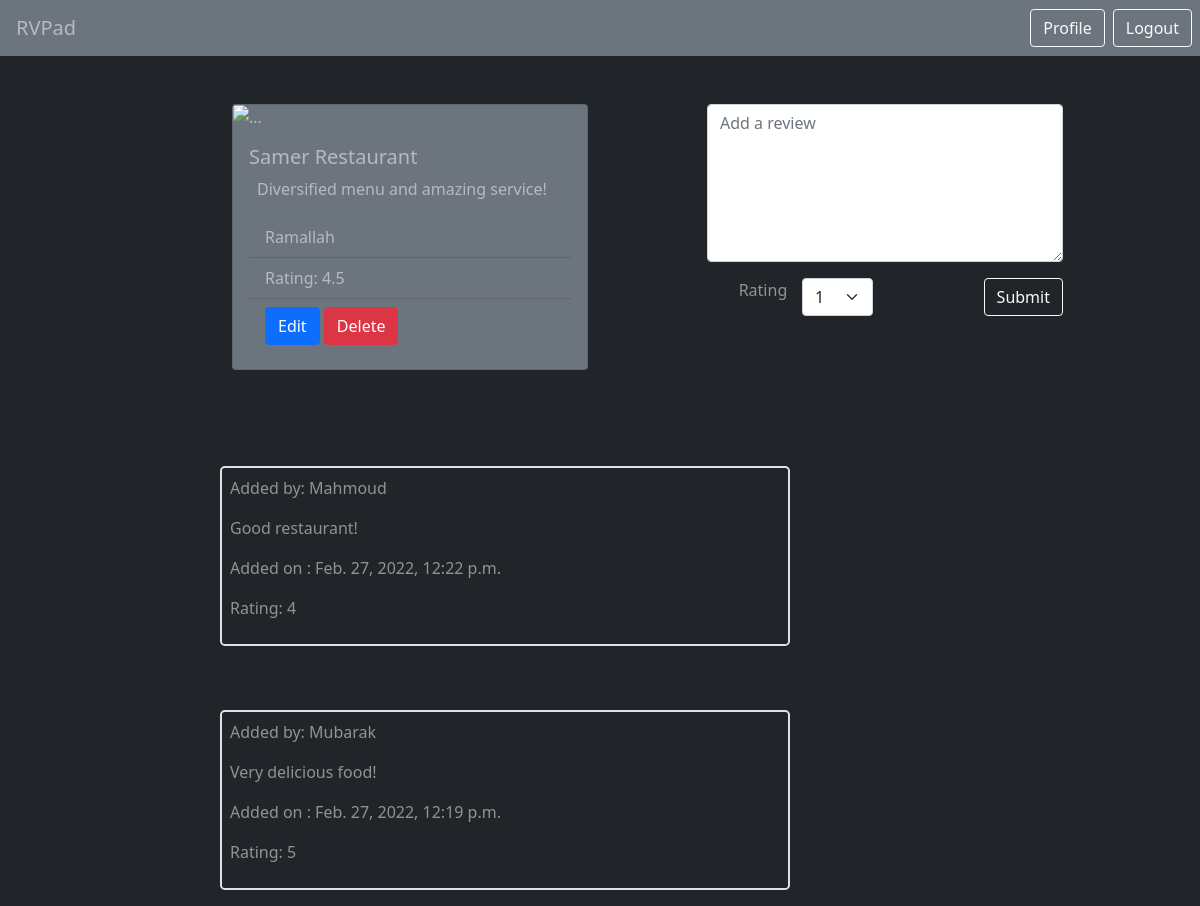
The page /rvpad/restaurants/16 (signed in) on the database its author committed.
### rvpad_app/models.py (models this page shows, shortened)
class Restaurant(models.Model):
    name = models.CharField(max_length=255)
    description = models.TextField()
    location = models.CharField(max_length=255)
    image = CloudinaryField('image')
    posted_by = models.ForeignKey(
        User, related_name="restaurants", on_delete=models.CASCADE)
    created_at = models.DateTimeField(auto_now_add=True)
    updated_at = models.DateTimeField(auto_now=True)
    objects = RestaurantManager()

class Review(models.Model):
    text = models.TextField()
    rating = models.IntegerField()
    posted_by = models.ForeignKey(
        User, related_name="reviews", on_delete=models.CASCADE)
    reviewed_restaurant = models.ForeignKey(
        Restaurant, related_name="reviews", on_delete=models.CASCADE)
    created_at = models.DateTimeField(auto_now_add=True)
    updated_at = models.DateTimeField(auto_now=True)

### login_registration_app/models.py (models this page shows, shortened)
class User(models.Model):
    first_name = models.CharField(max_length=255)
    last_name = models.CharField(max_length=255)
    email = models.CharField(max_length=255)
    password = models.CharField(max_length=255)
    image = CloudinaryField('image')
    created_at = models.DateTimeField(auto_now_add=True)
    updated_at = models.DateTimeField(auto_now=True)
    objects = UserManager()

### rvpad_app/views.py (the view)
# urls.py: path('restaurants/<int:rest_id>', views.restaurant_details),
def restaurant_details(request, rest_id):
    if 'userid' in request.session:
        user = User.objects.get(id=request.session['userid'])
        rest = Restaurant.objects.get(id=rest_id)
        reviews = rest.reviews.all().order_by('-created_at')
        sum = 0
        for review in reviews:
            sum = sum+int(review.rating)
        if len(reviews) > 0:
            rating = round(sum/len(reviews), 1)
        else:
            rating = 'No ratings yet'
        context = {
            'user': user,
            'rest': rest,
            'rating': rating,
            'reviews': reviews
        }
        return render(request, 'rest_details.html', context)
    else:
        return redirect('/login_register')

### rvpad_app/templates/rest_details.html (shortened to what this page needs)
<!DOCTYPE html>
<html lang="en">
  <head>
    <link
      href="https://cdn.jsdelivr.net/npm/bootstrap@5.1.3/dist/css/bootstrap.min.css"
      rel="stylesheet"
    />
  </head>
  <body class="bg-dark text-white-50">
    <nav class="navbar navbar-light bg-secondary justify-content-between ps-3">
      <a href="/" class="navbar-brand text-white-50">RVPad</a>
      <a
      href="/rvpad/users/{{request.session.userid}}"
      class="btn btn-outline-light my-2 me-2 ms-auto  my-sm-0"
      >Profile</a
    >
      <a href="/logout" class="btn btn-outline-light my-2 my-sm-0  me-2"
        >Logout</a
      >
    </nav>
    <div class="container">
    <div class="row mb-5">
      <div class="col-md-4 offset-md-2 col-10 offset-1 mt-5">
        <div class="card bg-secondary">
          <img src="{{rest.image.url}}" class="card-img-top" alt="..." />
          <div class="card-body">
            <div class="bg-secondary text-white-50">
              <h5 class="card-title">{{rest.name}}</h5>
            </div>
            <div class="card-text mx-2">
              <p>{{rest.description}}</p>
            </div>
            <ul class="list-group list-group-flush">
              <li class="list-group-item bg-secondary text-white-50">
                {{rest.location}}
              </li>
              <li class="list-group-item bg-secondary text-white-50">
                Rating: {{rating}}
              </li>
              {% if rest.posted_by.id == request.session.userid%}
              <li class="list-group-item bg-secondary text-white-50">
                <a
                  href="/rvpad/restaurants/edit/{{rest.id}}"
                  class="btn btn-primary"
                  >Edit</a
                >
                <a
                  href="/rvpad/restaurants/delete/{{rest.id}}"
                  class="btn btn-danger"
                  >Delete</a
                >
              </li>
              {%endif%}
            </ul>
          </div>
        </div>
      </div>
      <div class="col-md-4 offset-md-1 col-8 offset-2 mt-5">
        <form action="/rvpad/reviews/add/{{rest.id}}" method="post">
          <div class="mb-3">
            <textarea
              class="form-control"
              name="rev_text"
              placeholder="Add a review"
              id="exampleFormControlTextarea1"
              rows="6"
            ></textarea>
          </div>
          <div class="row">
            <div class="col">
              <div class="row">
                <div class="col-lg-4 offset-lg-2">
                  <label for="">Rating</label>
                </div>
                <div class="col-lg-6">
                  <select
                    id="rating"
                    class="form-select"
                    name="rating"
                    aria-label="Default select example"
                  >
                    <option value="1">1</option>
                  </select>
                </div>
              </div>
            </div>
            <div class="col">
              <button class="btn btn-outline-light float-end">Submit</button>
            </div>
          </div>
        </form>
      </div>
    </div>
    {%for review in reviews%}
    <div class="row mb-3">
      <div class="col-md-6 mt-5 offset-md-2 col-10 offset-1 border border-2 rounded-3 p-2">
        <p>Added by: {{review.posted_by.first_name}}</p>
        <p>{{review.text}}</p>
        <p>Added on : {{review.created_at}}</p>
        <p>Rating: {{review.rating}}</p>
      </div>
    </div>
    {%endfor%}
  </div>
  </body>
</html>

### rows shown on the page
Restaurant: name "Samer Restaurant", description "Diversified menu and amazing service!", location "Ramallah"
Review: posted_by.first_name "Mahmoud", text "Good restaurant!", created_at "Feb. 27, 2022, 12:22 p.m.", rating "4"
Review: posted_by.first_name "Mubarak", text "Very delicious food!", created_at "Feb. 27, 2022, 12:19 p.m.", rating "5"

### other values the page prints
{{ rating }} "4.5"
